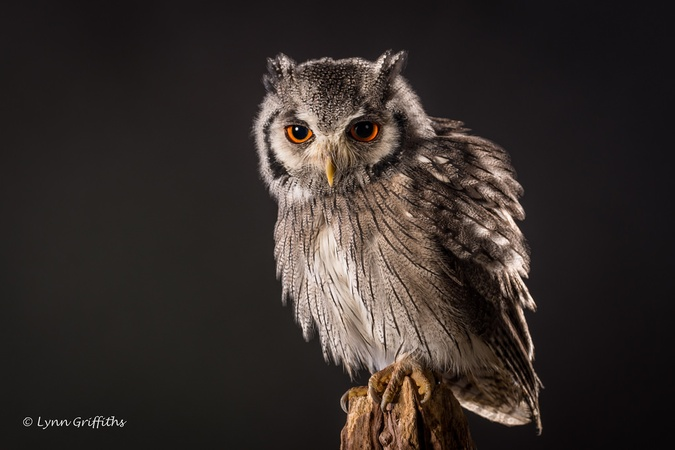
#> input picture owl.jpg, 675 x 450 px, shrunk from 1024 x 683 before the run, given in place of arroz.bmp, which was not available
$ python rotula_triangulo_floodfill.py   (Python 2 division)
#> lines starting #> are read from the running program, lines starting #| are printed output that depends on the picture; after the words box and inside, x2 and y2 are one past the last pixel; in counts of white or black regions, pixels touching at a corner belong together; pictures that were not available may be replaced by others from this repository, and a replacement may not be noted
#Universidade Tecnológica Federal do Paraná
#Curitiba
#Trabalho para Processamento Digital de Imagens
#23/08/2018
#Eduardo Darrazão
#Rodrigo Faria

# coding: utf-8

# In[1]:


import cv2
import time


# In[2]:


global NEGATIVO
global THRESHOLD
global ALTURA_MIN
global LARGURA_MIN
global N_PIXELS_MIN

NEGATIVO = 0
THRESHOLD = 200
ALTURA_MIN = 10
LARGURA_MIN = 10
N_PIXELS_MIN = 20


# In[3]:


def binariza (entrada, saida, threshold):
    for altura in range(entrada.shape[0]):
        for largura in range(entrada.shape[1]):
            if entrada[altura][largura] >= threshold:
                saida[altura][largura] = 255
            else:
                saida[altura][largura] = 0
    return saida


# In[4]:


def negativo(imagem):
    for linha in range(len(imagem)):
        for coluna in range(len(imagem[linha])):
            imagem[linha][coluna] = 255 - int(imagem[linha][coluna])
    return imagem


# In[5]:


class Rectangle:
    def __init__(self, x_min, x_max, y_min, y_max):
        self.x_min = x_min
        self.x_max = x_max
        self.y_min = y_min
        self.y_max = y_max


# In[6]:


class Component:
    def __init__(self, label, n_pixels, rect):
        self.label = label
        self.n_pixels = n_pixels
        self.rect = rect


# In[11]:


def rotula (entrada, componentes, largura_min, altura_min, n_pixels_min):
    label = 0.1
    #Inicia Lista de componentes
    componentes = []
    imagem=entrada.copy()

    for altura in range(entrada.shape[0]):
        for largura in range(entrada.shape[1]):
            #Se o pixel for branco
            if entrada[altura][largura] == 255:
                #Comece a inundação
                componente = inunda(label, entrada, altura, largura, 1, Rectangle(largura,largura,altura,altura))
                #Se o objeto inundado tiver mais pixels do que o numero minimo definido
                if componente != 0:
                    if componente.n_pixels >= n_pixels_min:
                        if (componente.rect.x_max - componente.rect.x_min) >= largura_min:
                            if(componente.rect.y_max - componente.rect.y_min) >= altura_min:
                                #Adicione ao lista de componentes e incremente a label
                                componentes.append(componente)
                                label = label+0.1

    #printando todos os componentes encontrados
    for i in componentes:
        imagem = desenhaRetangulo(i, 1, imagem)
#        print 'Componente: ' + str(i.label).replace('.', '') + ' | Numero de pixels: ' + str(i.n_pixels)
#        print 'y min: ' + str(i.rect.y_min) + ' | y max: ' + str(i.rect.y_max)
#        print 'x min: ' + str(i.rect.x_min) + ' | x max: ' + str(i.rect.x_max)

    cv2.imwrite( "01 - retangularizada.bmp", imagem);
    return len(componentes)


# In[8]:


def inunda(label, entrada, x, y, ind, rect):
    n_pixels_cont = 1
    entrada[x][y] = label

    if y < rect.x_min:
        rect.x_min = y
    elif y > rect.x_max:
        rect.x_max = y

    if x < rect.y_min:
        rect.y_min = x
    elif x > rect.y_max:
        rect.y_max = x

    #Visite seu quatro vizinhos e verifique se fazem parte do objeto
    if entrada[x-1][y] == 255:
        #Se fizerem, prossiga com a inundação recursiva nessa direção
        n_pixels_cont = inunda(label, entrada, x-1, y, 0, rect) + 1
    if entrada[x][y-1] == 255:
        n_pixels_cont  = inunda(label, entrada, x, y-1, 0, rect) + 1
    if entrada[x+1][y] == 255:
        n_pixels_cont = inunda(label, entrada, x+1, y, 0, rect) + 1
    if entrada[x][y+1] == 255:
        n_pixels_cont  = inunda(label, entrada, x, y+1, 0, rect) + 1

    #A variavel ind verifica se estamos na primeira chamada do objeto, assim, se a inundação foi finalizada
    if ind == 1:
        #Se for, verifique se o numero de pixels do objeto é maior que o minimo definido
        if n_pixels_cont >= N_PIXELS_MIN:
            #Se for, crie um componente e retorne
            componente = Component(label, n_pixels_cont, rect)
            return componente
        else:
            return 0
    #Se não for a primeira chamada, retorne a contagem de pixels do objeto para ser incrementada com as outras chamadas
    else:
        return n_pixels_cont


# In[9]:


def desenhaRetangulo(componente, spread, img):
    y_max = componente.rect.y_max + spread
    y_min = componente.rect.y_min - spread
    x_max = componente.rect.x_max + spread
    x_min = componente.rect.x_min - spread
    for i in range(y_min, y_max+1):
        img[i][x_max] = 255
        img[i][x_min] = 255

    for i in range(x_min, x_max+1):
        img[y_min][i] = 255
        img[y_max][i] = 255

    return img


# In[10]:


##MAIN
image = cv2.imread("pacote2/arroz.bmp",0)
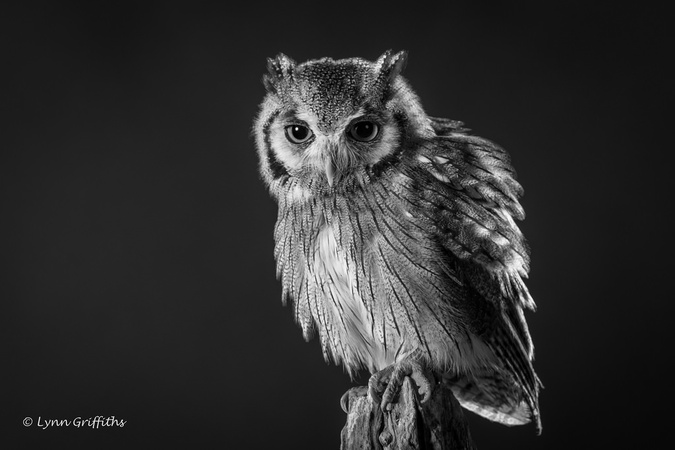
#> image: shape (450, 675); min 0, max 255, mean 46.9

if image is None:
    print 'Erro ao abrir imagem.'
    print 'Verifique se a imagem está em: '
    print 'pacote2/arroz.bmp'
    exit()

if(NEGATIVO > 0):
    imagemBinarizada = negativo(imagemBinarizada)

imagemBinarizada = binariza(image, image, THRESHOLD)
#> after the loop in binariza, `for altura in range(entrada.shape[0]):`:
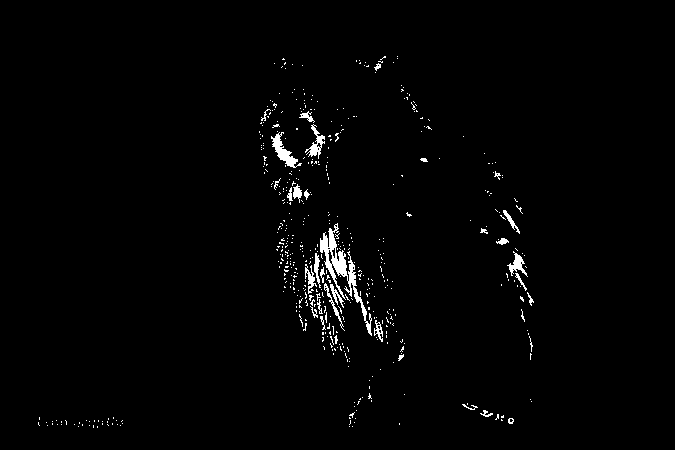
#> saida: shape (450, 675); 1.5% white; 502 white regions (469 under 20 px), largest, box (x1, y1, x2, y2) and area: (320, 223, 372, 336) 1117, (271, 132, 302, 168) 358, (305, 124, 325, 159) 234

#cv2.imwrite( "01 - binarizada.bmp", imagemBinarizada);

start = time.time()
n_componentes = rotula(imagemBinarizada, 0, ALTURA_MIN, LARGURA_MIN, N_PIXELS_MIN)
#> the loop in rotula, `for altura in range(entrada.shape[0]):` made 450 passes
#> after the loop in rotula, `for altura in range(entrada.shape[0]):`: componentes = 8 items; label = 0.9
#> the loop in rotula, `for i in componentes:` made 8 passes
#> (y_max in desenhaRetangulo, y_min in desenhaRetangulo, x_max in desenhaRetangulo, x_min in desenhaRetangulo) on passes 1 to 8: (122, 110, 314, 298), (159, 124, 325, 308), (168, 132, 298, 270), (234, 209, 520, 502), (276, 252, 527, 506), (321, 255, 367, 344), (291, 272, 527, 514), (308, 283, 344, 329)
#> pass 3, in rotula, `imagem = desenhaRetangulo(i, 1, imagem)`:
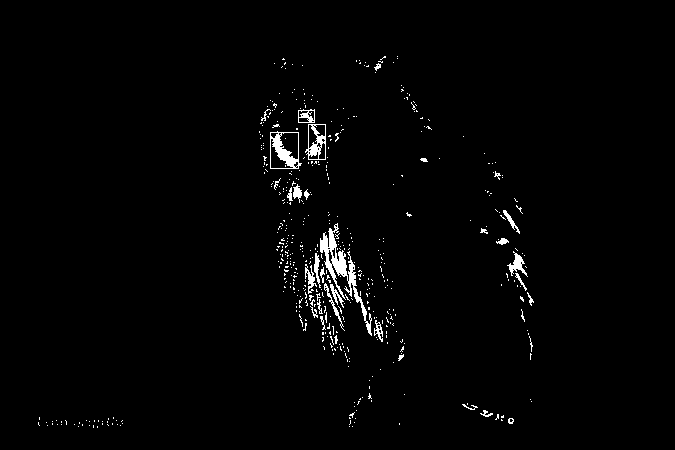
#> imagem: shape (450, 675); 1.6% white; 496 white regions (463 under 20 px), largest, box (x1, y1, x2, y2) and area: (320, 223, 372, 336) 1117, (270, 131, 302, 169) 481, (305, 124, 326, 160) 334
#> after the loop in rotula, `for i in componentes:`:
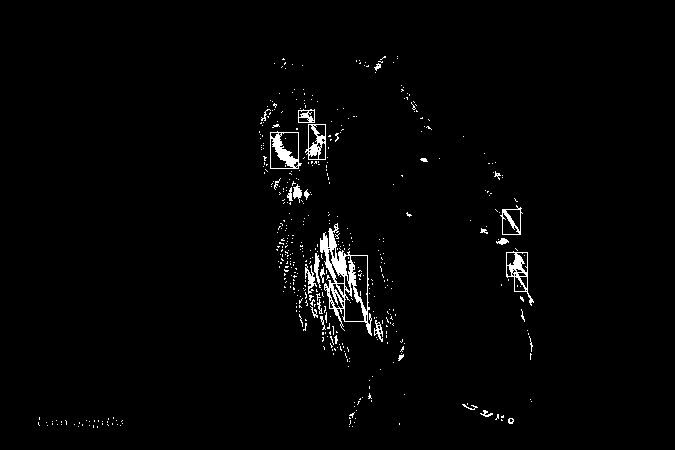
#> imagem: shape (450, 675); 1.8% white; 474 white regions (445 under 20 px), largest, box (x1, y1, x2, y2) and area: (320, 223, 372, 336) 1574, (270, 131, 302, 169) 481, (506, 251, 534, 306) 420
#> n_componentes = 8
#> imagemBinarizada: shape (450, 675); 1.54% of pixels changed, all inside (x1, y1, x2, y2) = (38, 56, 534, 428)
end = time.time()
print '\nNumero total de componentes: ' + str(n_componentes)
#| Numero total de componentes: 8

print'Contagem de componentes executada em: ' + str('%.2f' % (end - start)) + ' segundos'
